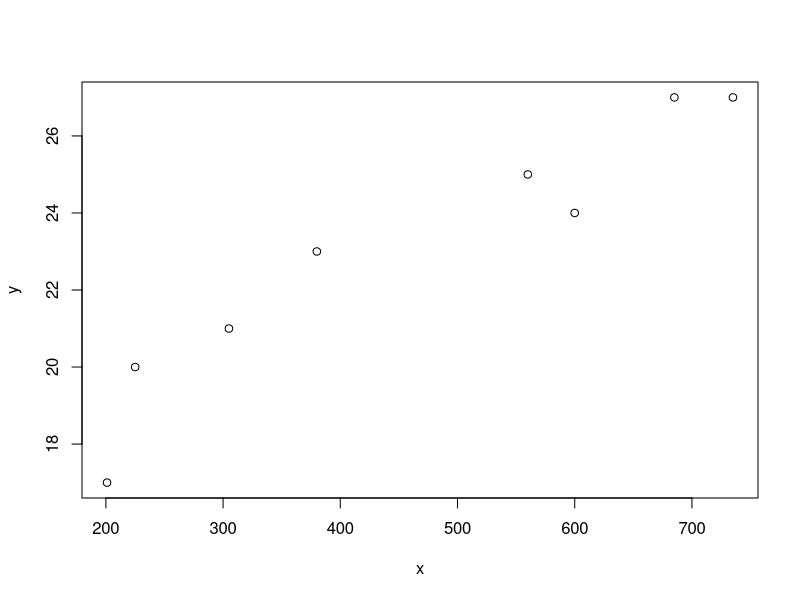
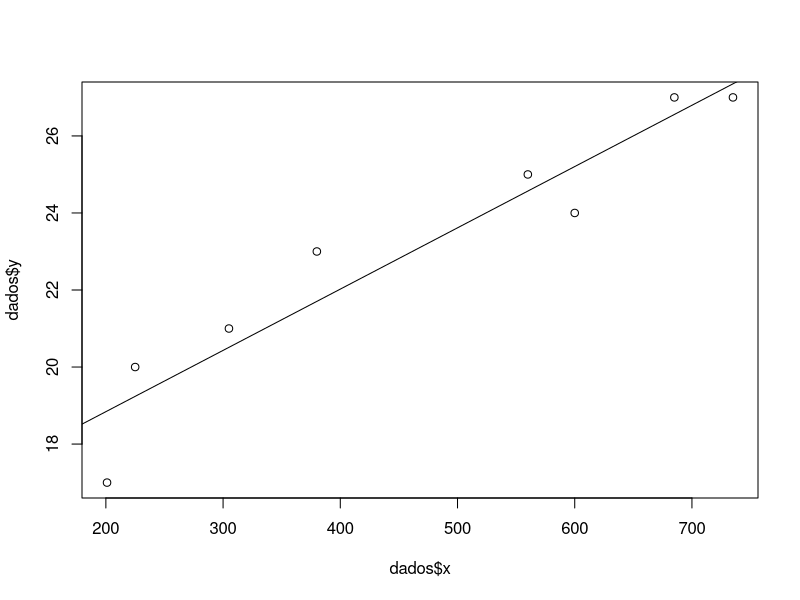
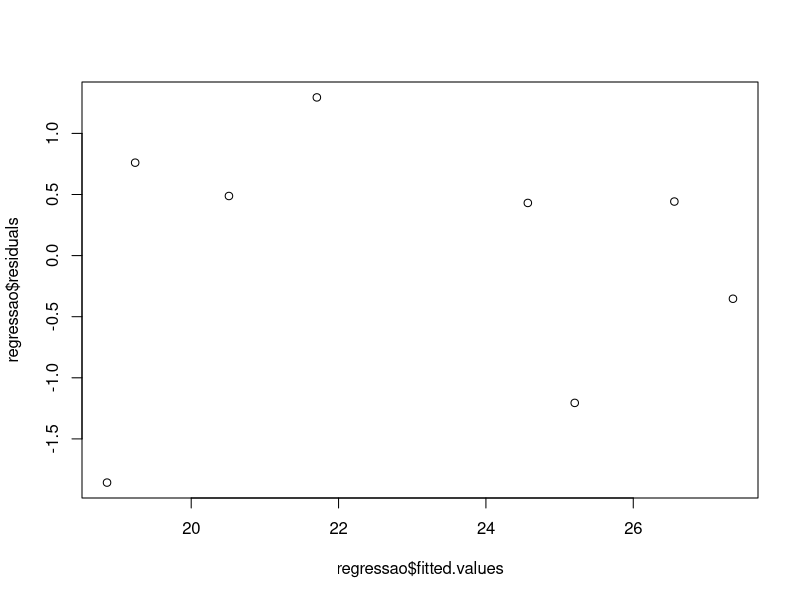
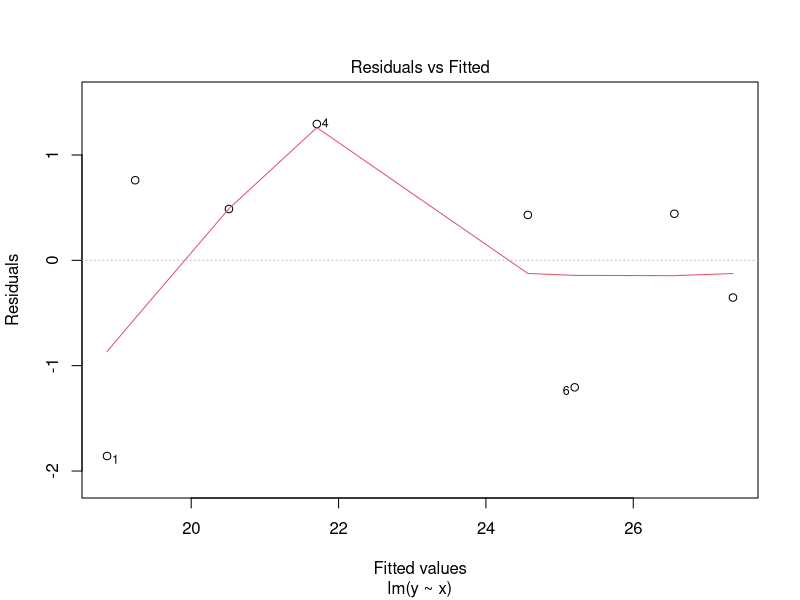
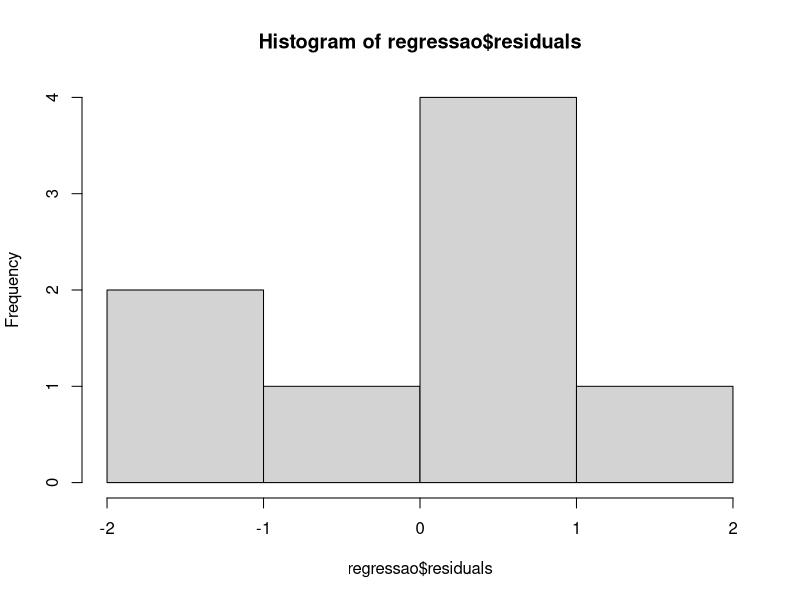
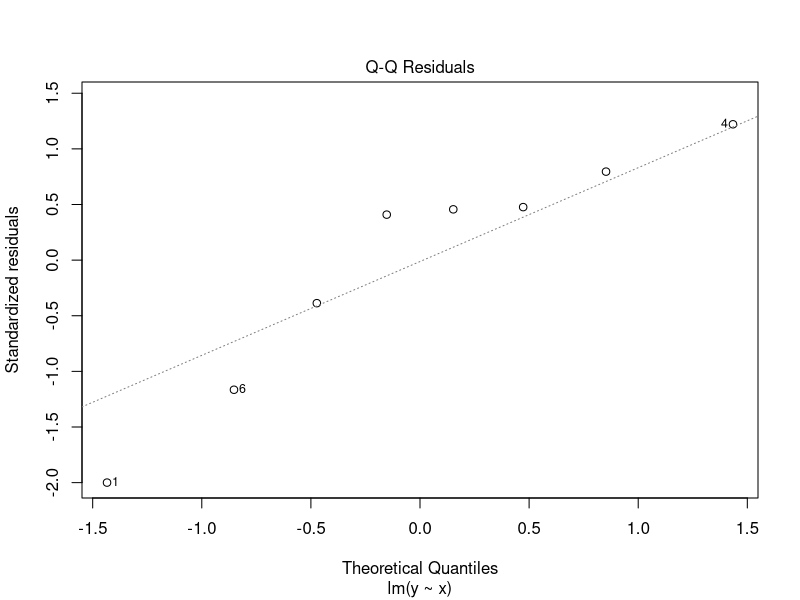
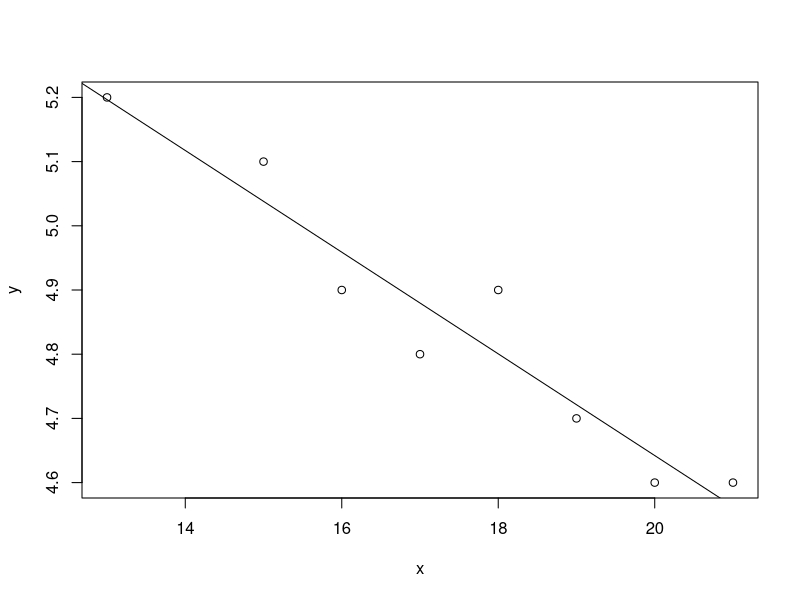

These figures' R source, in order:
#######################################
#
# Aula 4 - Regressao Linear
#
#######################################


#--------------------
#Exemplo:
#--------------------

x <- c(201,225,305,380,560,600,685,735)
y <- c(17,20,21,23,25,24,27,27)
dados = data.frame(x,y) #criando um data.frame
dados
is.data.frame(dados) #verifica se dados é um data.frame

plot(dados)

regressao=lm(y~x,data=dados) #ou apenas "regressão=lm(y~x)"
regressao
summary(regressao)

# O valor retornado por lm() é uma lista.
names(regressao)

regressao$fitted.values


# regressão$fitted.values ou predict(): calcula os valores preditos da variável
# resposta para cada elemento da amostra (faz uma previsão);

regressao

# regressão$residuals: calcula o erro ou os resíduos 
# (valor observado - valor predito) para cada ponto da amostra;
regressao$residuals

# E(erro) = 0 = media dos erros = 0
sum(regressao$residuals)

# regressão$coefficients: obtém uma estimativa dos coeficientes da regressão.
regressao$coefficients

#Exemplo:
plot(dados$x,dados$y)
abline(regressao)

# Outros componentes do ajuste são úteis para propósito de diagnóstico. Por exemplo,
# pode-se examinar o gráfico de valores ajustados contra resíduos:

# Linearidade
plot(regressao$fitted.values,regressao$residuals)
plot(regressao, which = 1)

# Este comando pode nos mostrar os desvios dos dados em relação ao modelo linear (estimado).

# histograma dos resíduos para verificar a presença de dados discrepantes (outliers)
hist(regressao$residuals)
plot(regressao, which = 2) # Quantile plot

######################
# Coeficiente de Correlação
######################

# 0 Nula
# 0 a 0,3 Fraca
# 0,3 a 0,7 Regular
# 0,7 a 0,99 Forte
# 1 Perfeita

# O coeficiente de correlação mede o grau de associação entre as variáveis dependente
# e independente (x e y). Seu valor varia de -1 (correlação negativa) a 1 (correlação positiva). 
# Existem as seguintes interpretações para o coeficiente de correlação:

cor(x,y)
cor(dados$x,dados$y)

###########################
# Coeficiente de Determinação
###########################

# Explica o grau de ajuste do modelo, ou o percentual de variação de y que é explicada
# pela variabilidade de x. Seu valor varia de 0 a 1.

cor(x,y)^2

summary(regressao)

# obs: beta/erro padrao = t-valor

0.015909/0.002066

###########################
# EXERCICO
###########################

# Para uma amostra de oito pessoas, foram coletados o número de
# horas de treinamento (x) e o tempo necessário para completar o trabalho (y). Os dados
# coletados encontram-se na tabela abaixo:

# a) Faça o gráfico de dispersão para esses dados.
# b) Determine o modelo de regressão linear simples entre as variáveis “x” e “y”.
# c) Em seguida, trace, no gráfico anterior, a reta de regressão.
# d) Calcule e intereprete os coeficientes de correlação (r) e determinação (r2).


y <- c(5.2,5.1,4.9,4.6,4.7,4.8,4.6,4.9)
x <- c(13,15,18,20,19,17,21,16)
y #apresentação do vetor y
x #apresentação do vetor x


plot(x,y)

mod_reg = lm(y~x)
mod_reg

abline(mod_reg)

# A reta sera: y=a +bx = y = 6.2261 -0.0792x

cor(x,y)

cor(y,x)^2

summary(mod_reg)

# Em outras palavras, 92% das variações em y são explicadas por variações em x.
# Os outros 8% possuem outras causas.



# limpar ambiente

rm(list = ls())








